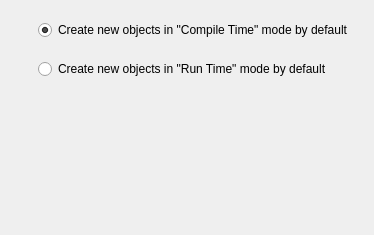
         <widget class="QWidget" name="AddressTable">
          <attribute name="title">
           <string>Address Table</string>
          </attribute>
          <layout class="QGridLayout" name="gridLayout_13">
           <property name="horizontalSpacing">
            <number>20</number>
           </property>
           <item row="0" column="0">
            <widget class="QLabel" name="label_11">
             <property name="text">
              <string/>
             </property>
             <property name="pixmap">
              <pixmap resource="MainRes.qrc">:/Icons/AddressTable/icon-big</pixmap>
             </property>
            </widget>
           </item>
           <item row="0" column="1">
            <widget class="QFrame" name="frame_2">
             <property name="sizePolicy">
              <sizepolicy hsizetype="Expanding" vsizetype="Preferred">
               <horstretch>0</horstretch>
               <verstretch>0</verstretch>
              </sizepolicy>
             </property>
             <property name="frameShape">
              <enum>QFrame::NoFrame</enum>
             </property>
             <property name="frameShadow">
              <enum>QFrame::Raised</enum>
             </property>
             <layout class="QGridLayout" name="gridLayout_12">
              <property name="leftMargin">
               <number>0</number>
              </property>
              <property name="verticalSpacing">
               <number>19</number>
              </property>
              <item row="0" column="0">
               <widget class="QRadioButton" name="new_addr_tbl_compile_tm">
                <property name="text">
                 <string>Create new objects in &quot;Compile Time&quot; mode by default</string>
                </property>
                <property name="checked">
                 <bool>true</bool>
                </property>
               </widget>
              </item>
              <item row="1" column="0">
               <widget class="QRadioButton" name="new_addr_tbl_run_tm">
                <property name="text">
                 <string>Create new objects in &quot;Run Time&quot; mode by default</string>
                </property>
               </widget>
              </item>
             </layout>
            </widget>
           </item>
           <item row="1" column="1">
            <spacer name="verticalSpacer_4">
             <property name="orientation">
              <enum>Qt::Vertical</enum>
             </property>
             <property name="sizeHint" stdset="0">
              <size>
               <width>20</width>
               <height>136</height>
              </size>
             </property>
            </spacer>
           </item>
          </layout>
         </widget>
